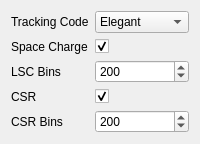
             <widget class="QWidget" name="tab_8">
              <attribute name="title">
               <string>Settings</string>
              </attribute>
              <layout class="QFormLayout" name="formLayout_2">
               <item row="0" column="0">
                <widget class="QLabel" name="label_5">
                 <property name="text">
                  <string>Tracking Code</string>
                 </property>
                </widget>
               </item>
               <item row="0" column="1">
                <widget class="QComboBox" name="comboBox_4">
                 <property name="accessibleName">
                  <string>EBT-INJ:tracking_code:value</string>
                 </property>
                 <property name="currentIndex">
                  <number>1</number>
                 </property>
                 <item>
                  <property name="text">
                   <string>ASTRA</string>
                  </property>
                 </item>
                 <item>
                  <property name="text">
                   <string>Elegant</string>
                  </property>
                 </item>
                </widget>
               </item>
               <item row="1" column="0">
                <widget class="QLabel" name="label_18">
                 <property name="text">
                  <string>Space Charge</string>
                 </property>
                </widget>
               </item>
               <item row="1" column="1">
                <widget class="QCheckBox" name="checkBox_6">
                 <property name="accessibleName">
                  <string>EBT-INJ:lsc:value</string>
                 </property>
                 <property name="text">
                  <string/>
                 </property>
                 <property name="checked">
                  <bool>true</bool>
                 </property>
                </widget>
               </item>
               <item row="2" column="0">
                <widget class="QLabel" name="label_16">
                 <property name="text">
                  <string>LSC Bins</string>
                 </property>
                </widget>
               </item>
               <item row="2" column="1">
                <widget class="QSpinBox" name="spinBox_5">
                 <property name="accessibleName">
                  <string>EBT-INJ:lsc_bins:value</string>
                 </property>
                 <property name="maximum">
                  <number>1000</number>
                 </property>
                 <property name="singleStep">
                  <number>10</number>
                 </property>
                 <property name="value">
                  <number>200</number>
                 </property>
                </widget>
               </item>
               <item row="3" column="0">
                <widget class="QLabel" name="label_15">
                 <property name="text">
                  <string>CSR</string>
                 </property>
                </widget>
               </item>
               <item row="3" column="1">
                <widget class="QCheckBox" name="checkBox_7">
                 <property name="accessibleName">
                  <string>EBT-INJ:csr:value</string>
                 </property>
                 <property name="text">
                  <string/>
                 </property>
                 <property name="checked">
                  <bool>true</bool>
                 </property>
                </widget>
               </item>
               <item row="4" column="0">
                <widget class="QLabel" name="label_17">
                 <property name="text">
                  <string>CSR Bins</string>
                 </property>
                </widget>
               </item>
               <item row="4" column="1">
                <widget class="QSpinBox" name="spinBox_6">
                 <property name="accessibleName">
                  <string>EBT-INJ:csr_bins:value</string>
                 </property>
                 <property name="minimum">
                  <number>0</number>
                 </property>
                 <property name="maximum">
                  <number>1000</number>
                 </property>
                 <property name="singleStep">
                  <number>10</number>
                 </property>
                 <property name="value">
                  <number>200</number>
                 </property>
                </widget>
               </item>
              </layout>
             </widget>
